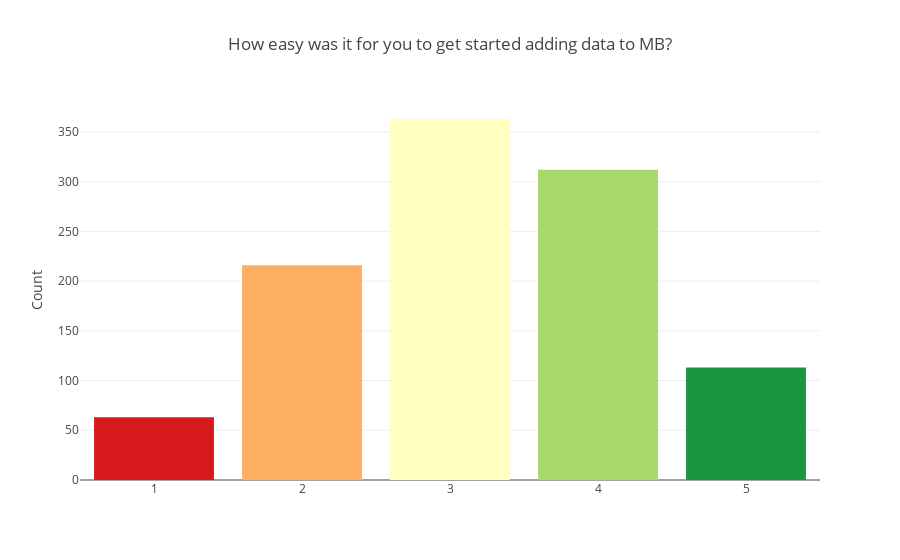

The code cell stored with this chart in its notebook:
### Code cell
getting_started = general["How easy was it for you to get started adding data to MB?"]
#getting_started_sums = pd.value_counts(getting_started.values).sort_index()

color_scale_r2g = cl.scales["5"]["div"]["RdYlGn"]

plot = go.Histogram(
    x = getting_started,
    marker = dict(
        color = color_scale_r2g
    )
)

layout = go.Layout(
    title="How easy was it for you to get started adding data to MB?",
    yaxis=dict(
        title="Count"
    ),
    bargap=0.1,
    bargroupgap=0.1
)

fig = go.Figure(data=[plot], layout=layout)

iplot(fig)

### Figure 1 — Plotly figure (JSON) as saved in the notebook; plotly's stock layout.template omitted (floating-point values rounded to 4 significant figures; data arrays with more than 128 entries replaced by an {"elided": "..."} marker saying what was removed)
{"data": [{"marker": {"color": ["rgb(215,25,28)", "rgb(253,174,97)", "rgb(255,255,191)", "rgb(166,217,106)", "rgb(26,150,65)"]}, "type": "histogram", "x": {"elided": "1199 int values"}}], "layout": {"bargap": 0.1, "bargroupgap": 0.1, "title": "How easy was it for you to get started adding data to MB?", "yaxis": {"title": "Count"}}}
